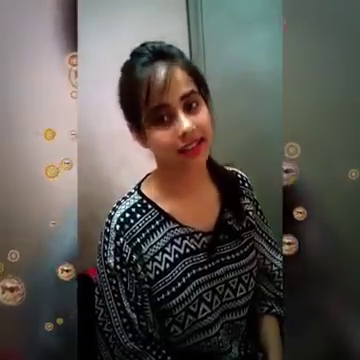
#> input picture frame 208 of video_webcam_read/sunanda.MP4, 360 x 360 px
$ python video_webcam_read.py
#> lines starting #> are read from the running program, lines starting #| are printed output that depends on the picture
# -*- coding: utf-8 -*-
"""
Created on Tue Sep 22 13:32:58 2020

@author: heman
"""

import numpy as np
import cv2

cap = cv2.VideoCapture('sunanda.mp4')
fourcc = cv2.VideoWriter_fourcc(*'XVID')
out = cv2.VideoWriter('output.avi',fourcc,20.0,(640,480))


while(True):
    ret,frame = cap.read()
#> frame is the input picture: shape (360, 360, 3); mean B, G, R 80.4, 85.7, 90.1
    gray = cv2.cvtColor(frame,cv2.COLOR_BGR2GRAY)
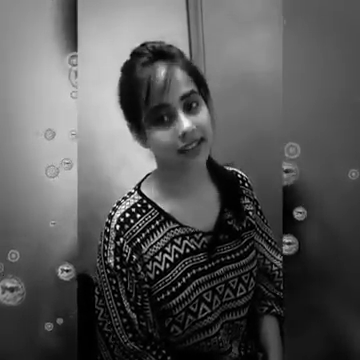
#> gray: shape (360, 360); min 0, max 252, mean 86.3
    out.write(frame)

    cv2.imshow('frame',gray)

    if cv2.waitKey(1) and 0xFF == ord('q'):
#> (key q is pressed here)
        break

cap.release()
out.release()
cv2.destroyAllWindows()

$ run again, starting later in the video
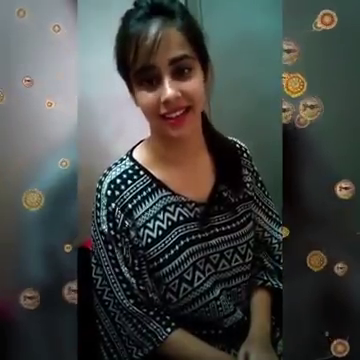
#> input picture frame 939 of video_webcam_read/sunanda.MP4, 360 x 360 px
#> frame is the input picture: shape (360, 360, 3); mean B, G, R 68.2, 71, 68.3
#> `gray = cv2.cvtColor(frame,cv2.COLOR_BGR2GRAY)`:
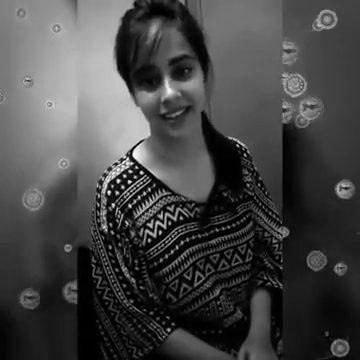
#> gray: shape (360, 360); min 0, max 255, mean 69.8

$ run again, starting later in the video
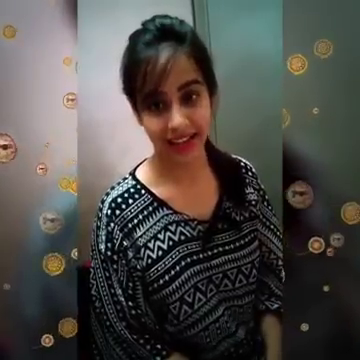
#> input picture frame 1670 of video_webcam_read/sunanda.MP4, 360 x 360 px
#> frame is the input picture: shape (360, 360, 3); mean B, G, R 72.9, 77, 80.1
#> `gray = cv2.cvtColor(frame,cv2.COLOR_BGR2GRAY)`:
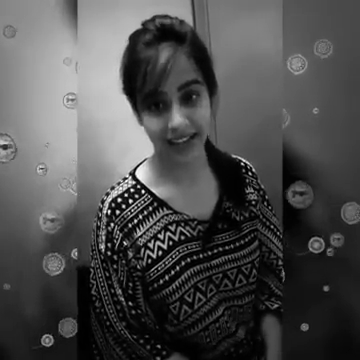
#> gray: shape (360, 360); min 0, max 255, mean 77.4
